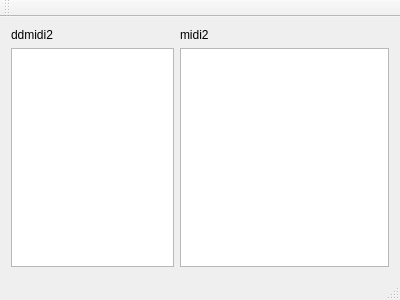
<?xml version="1.0" encoding="UTF-8"?>
<ui version="4.0">
 <class>MainWindow</class>
 <widget class="QMainWindow" name="MainWindow">
  <property name="geometry">
   <rect>
    <x>0</x>
    <y>0</y>
    <width>400</width>
    <height>300</height>
   </rect>
  </property>
  <property name="windowTitle">
   <string>MainWindow</string>
  </property>
  <widget class="QWidget" name="centralWidget">
   <layout class="QGridLayout" name="gridLayout">
    <item row="0" column="0">
     <widget class="QLabel" name="label">
      <property name="text">
       <string>ddmidi2</string>
      </property>
     </widget>
    </item>
    <item row="1" column="0" colspan="2">
     <widget class="QTextBrowser" name="ddmidi2"/>
    </item>
    <item row="1" column="2">
     <widget class="QTextBrowser" name="midi2"/>
    </item>
    <item row="0" column="2">
     <widget class="QLabel" name="label_2">
      <property name="text">
       <string>midi2</string>
      </property>
     </widget>
    </item>
   </layout>
  </widget>
  <widget class="QMenuBar" name="menuBar">
   <property name="geometry">
    <rect>
     <x>0</x>
     <y>0</y>
     <width>400</width>
     <height>22</height>
    </rect>
   </property>
  </widget>
  <widget class="QToolBar" name="mainToolBar">
   <attribute name="toolBarArea">
    <enum>TopToolBarArea</enum>
   </attribute>
   <attribute name="toolBarBreak">
    <bool>false</bool>
   </attribute>
  </widget>
  <widget class="QStatusBar" name="statusBar"/>
 </widget>
 <layoutdefault spacing="6" margin="11"/>
 <resources/>
 <connections/>
</ui>
